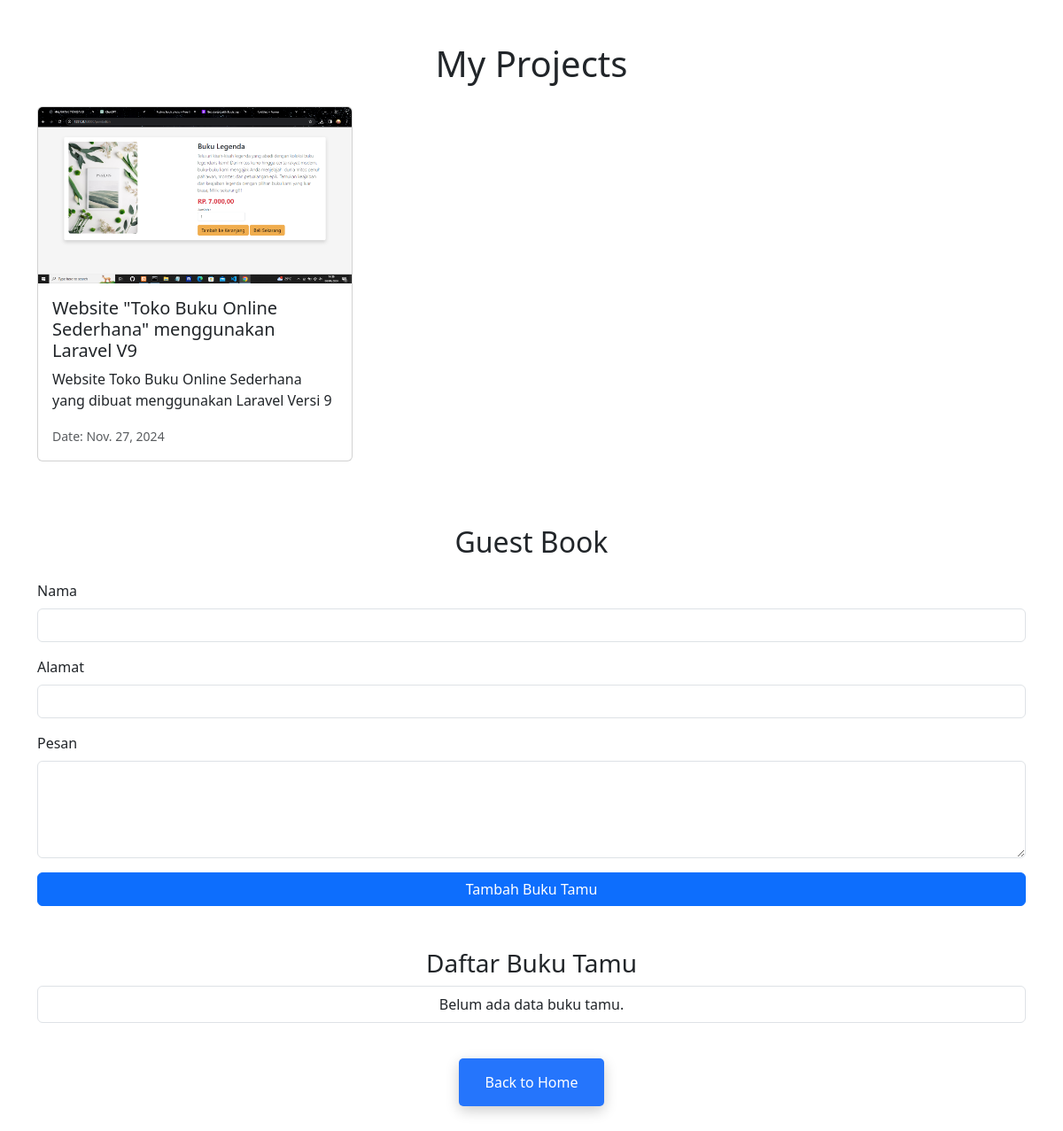
The page /my-project/ on the database as committed earlier.
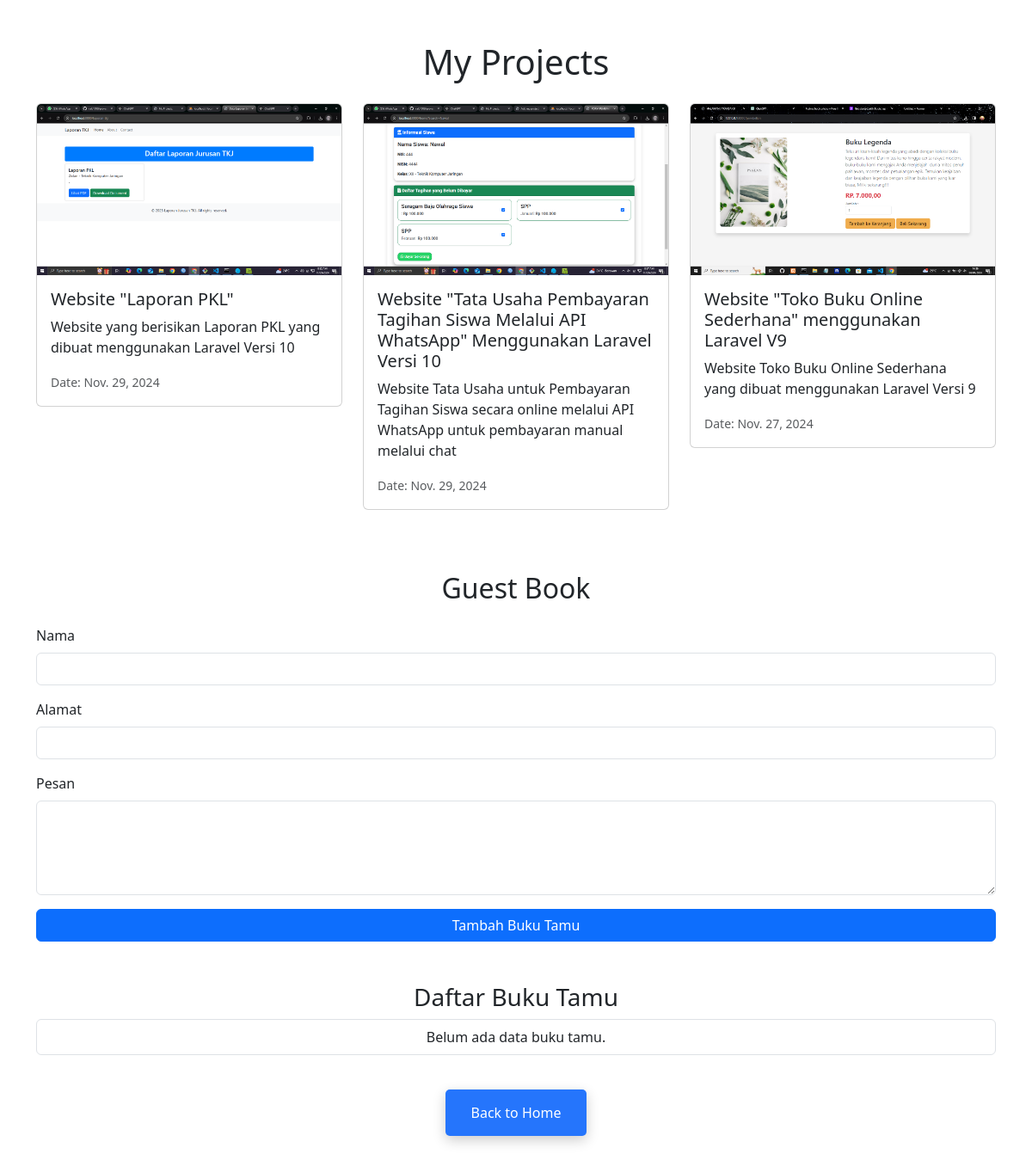
The same page on the database as committed later.
### myproject/models.py (models this page shows, shortened)
class MyProject(models.Model):
    title = models.CharField(max_length=200)
    description = models.TextField()
    date = models.DateField()
    image = models.ImageField(upload_to='project/images')

### myproject/views.py (the view)
# urls.py: path('my-project/', view.my_project, name="my_project"),
def my_project(request):
    if request.method == "POST":
        nama = request.POST.get("nama")
        alamat = request.POST.get("alamat")
        pesan = request.POST.get("pesan")
        GuestBook.objects.create(nama=nama, alamat=alamat, pesan=pesan)
        return redirect("my_project")  # Redirect untuk mencegah resubmission
    projects = MyProject.objects.all().order_by("-date")  # Mengambil semua data proyek
    guestbooks = GuestBook.objects.all().order_by("-tanggal")  # Data buku tamu terbaru
    return render(request, "my_project.html", {"projects": projects, "guestbooks": guestbooks})

### myproject/templates/my_project.html (shortened to what this page needs)
<!DOCTYPE html>
<html lang="en">
<head>
    <link rel="stylesheet" href="https://cdnjs.cloudflare.com/ajax/libs/bootstrap/5.3.0/css/bootstrap.min.css">
</head>
<body>
    <div class="container my-5">
        <h1 class="text-center mb-4">My Projects</h1>
        <div class="row">
            {% for project in projects %}
                <div class="col-md-4">
                    <div class="card mb-4">
                        <img src="{{ project.image.url }}" class="card-img-top" alt="{{ project.title }}">
                        <div class="card-body">
                            <h5 class="card-title">{{ project.title }}</h5>
                            <p class="card-text">{{ project.description }}</p>
                            <p class="card-text">
                                <small class="text-muted">Date: {{ project.date }}</small>
                            </p>
                        </div>
                    </div>
                </div>
            {% empty %}
                <p class="text-center">Tidak ada proyek yang ditemukan.</p>
            {% endfor %}
        </div>
        <div class="mt-5">
            <h2 class="text-center mb-4">Guest Book</h2>
            <form method="post">
                <div class="mb-3">
                    <label for="id_nama" class="form-label">Nama</label>
                    <input type="text" name="nama" id="id_nama" class="form-control" required>
                </div>
                <div class="mb-3">
                    <label for="id_alamat" class="form-label">Alamat</label>
                    <input type="text" name="alamat" id="id_alamat" class="form-control" required>
                </div>
                <div class="mb-3">
                    <label for="id_pesan" class="form-label">Pesan</label>
                    <textarea name="pesan" id="id_pesan" class="form-control" rows="4" required></textarea>
                </div>
                <button type="submit" class="btn btn-primary w-100">Tambah Buku Tamu</button>
            </form>
        </div>
        <div class="mt-5">
            <h3 class="text-center">Daftar Buku Tamu</h3>
            <ul class="list-group">
                {% for guest in guestbooks %}
                    <li class="list-group-item">
                        <strong>{{ guest.nama }}</strong> <span class="text-muted">({{ guest.tanggal|date:"d M Y" }})</span><br>
                        <small>Alamat: {{ guest.alamat }}</small><br>
                        <p>{{ guest.pesan }}</p>
                    </li>
                {% empty %}
                    <li class="list-group-item text-center">Belum ada data buku tamu.</li>
                {% endfor %}
            </ul>
            <div class="back-to-home">
                <a href="/home">Back to Home</a>
            </div>
        </div>
    </div>
</body>
</html>

Rows that differ between the two databases and show on the page:
added MyProject: image (picture), title "Website \"Laporan PKL\"", description "Website yang berisikan Laporan PKL yang dibuat menggunakan Laravel Versi 10", date "Nov. 29, 2024"
added MyProject: image (picture), title "Website \"Tata Usaha Pembayaran Tagihan Siswa Melalui API WhatsApp\" Menggunakan Laravel Versi 10", description "Website Tata Usaha untuk Pembayaran Tagihan Siswa secara online melalui API WhatsApp untuk pembayaran manual melalui chat", date "Nov. 29, 2024"
